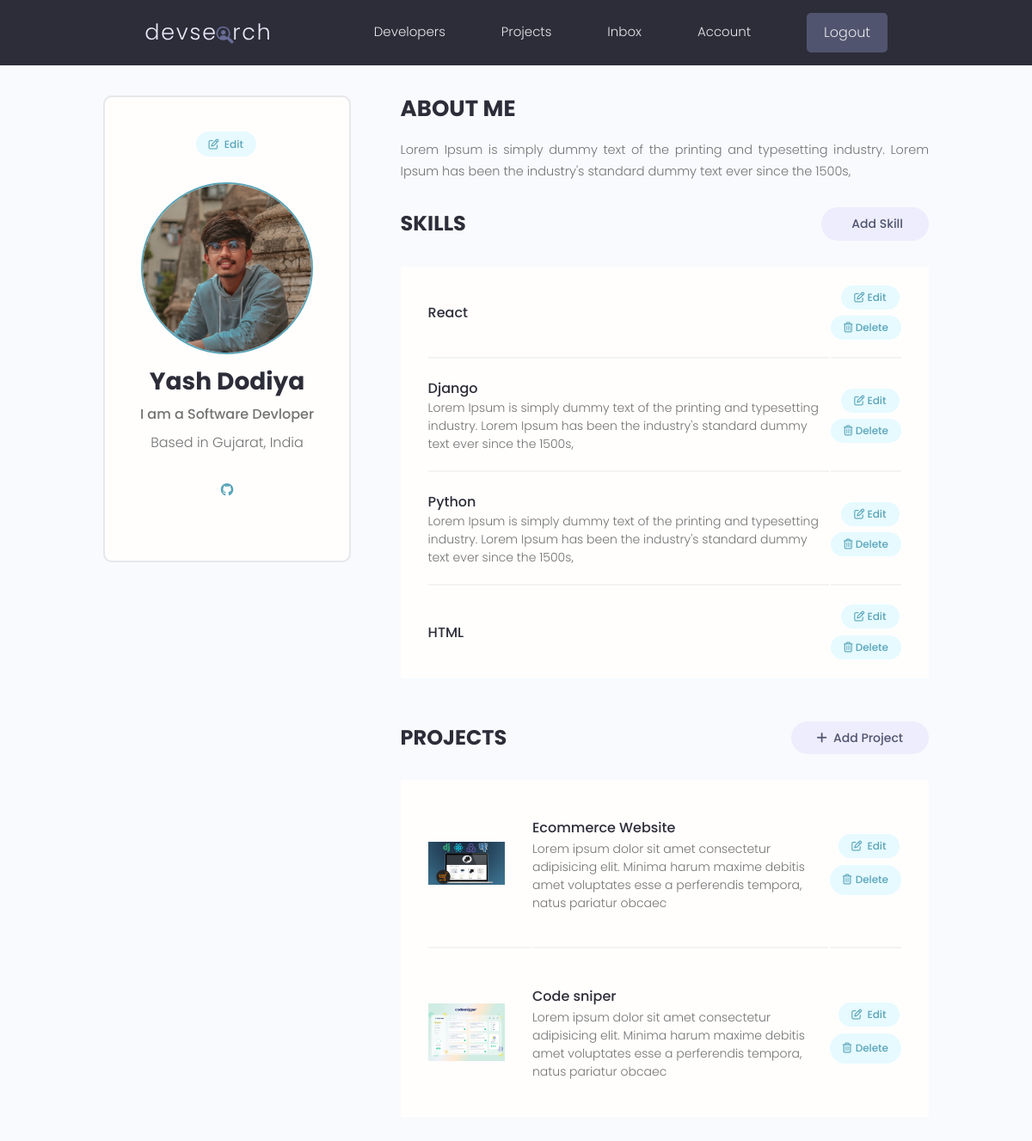
The app's page /account/ (signed in) with its own data.
### users/models.py (models this page shows, shortened)
class Profile(models.Model):
    user = models.OneToOneField(User, on_delete=models.CASCADE, null=True, blank=True)
    name = models.CharField(max_length=200, blank=True, null=True)
    email = models.EmailField(max_length=500, blank=True, null=True)
    username = models.CharField(max_length=200, blank=True, null=True)
    location = models.CharField(max_length=200, blank=True, null=True)
    short_intro = models.CharField(max_length=200, blank=True, null=True)
    bio = models.TextField(blank=True, null=True)
    profile_image = models.ImageField(null=True, blank=True, upload_to='profiles/',default='profiles/user-default.png')
    social_github = models.CharField(max_length=200, blank=True, null=True)
    social_twitter = models.CharField(max_length=200, blank=True, null=True)
    social_linkedin = models.CharField(max_length=200, blank=True, null=True)
    social_website = models.CharField(max_length=200, blank=True, null=True)
    social_youtube = models.CharField(max_length=200, blank=True, null=True)
    created = models.DateTimeField(auto_now_add=True)
    id = models.UUIDField(default=uuid.uuid4, unique=True, primary_key=True, editable=False)

class Skill(models.Model):
    owner = models.ForeignKey(Profile, on_delete=models.CASCADE, null=True, blank=True)
    name = models.CharField(max_length=200, null=True, blank=True)
    description = models.TextField(null=True, blank=True)
    created = models.DateTimeField(auto_now_add=True)
    id = models.UUIDField(default=uuid.uuid4, unique=True, primary_key=True, editable=False)

### projects/models.py (models this page shows, shortened)
class Project(models.Model):
    owner = models.ForeignKey(Profile, null=True, blank=True, on_delete=models.SET_NULL)
    title = models.CharField(max_length=200)
    description = models.TextField(null=True, blank=True)
    featured_image = models.ImageField(null=True, blank=True, default='default.jpg')
    demo_link = models.CharField(max_length=2000, null=True, blank=True)
    source_link = models.CharField(max_length=2000, null=True, blank=True)
    tags = models.ManyToManyField('Tag', blank=True)
    vote_total = models.IntegerField(default=0, null=True, blank=True)
    vote_ratio = models.IntegerField(default=0, null=True, blank=True)
    created = models.DateTimeField(auto_now_add=True)
    id = models.UUIDField(default=uuid.uuid4, unique=True, primary_key=True, editable=False)

### users/views.py (the view)
# urls.py: path('account/', views.userAccount, name="account"),
@login_required(login_url='login')
def userAccount(request):
    profile = request.user.profile
    skills = profile.skill_set.all
    context = {"profile":profile, "skills":skills}
    return render(request, 'users/account.html', context)

### users/templates/users/account.html (shortened to what this page needs)
{% extends 'base.html' %}
{% block content %}
<main class="settingsPage profile my-md">
  <div class="container">
    <div class="layout">
      <div class="column column--1of3">
        <div class="card text-center">
          <div class="card__body dev">
            <a
              class="tag tag--pill tag--main settings__btn"
              href="{% url 'edit-account' %}"
              ><i class="fa-regular fa-pen-to-square"></i>&nbsp; Edit</a
            >
            <img
              class="avatar avatar--xl dev__avatar"
              src="{{profile.profile_image.url}}"
            />
            <h2 class="dev__name">{{profile.name}}</h2>
            <p class="dev__title">{{profile.short_intro}}</p>
            <p class="dev__location">Based in {{profile.location}}</p>
            <ul class="dev__social">
              {% if profile.social_github %}
              <li>
                <a
                  title="Github"
                  href="{{profile.social_github}}"
                  target="_blank"
                  ><i class="fa-brands fa-github"></i
                ></a>
              </li>
              {% endif %}
            </ul>
          </div>
        </div>
      </div>
      <div class="column column--2of3">
        <div class="devInfo">
          <h3 class="devInfo__title">About Me</h3>
          <p class="devInfo__about">{{profile.bio}}</p>
        </div>
        <div class="settings">
          <h3 class="settings__title">Skills</h3>
          <a class="tag tag--pill tag--sub settings__btn tag--lg" href="#"
            > Add Skill</a
          >
        </div>
        <table class="settings__table">
          {% for skill in skills %}
          <tr>
            <td class="settings__tableInfo">
              <h4>{{skill.name}}</h4>
              <p>{{skill.description}}</p>
            </td>
            <td class="settings__tableActions">
              <a class="tag tag--pill tag--main settings__btn" href="#"
                ><i class="fa-regular fa-pen-to-square"></i>&nbsp;Edit</a
              >
              <a class="tag tag--pill tag--main settings__btn" href="#"
                ><i class="fa-regular fa-trash-can"></i>&nbsp;Delete</a
              >
            </td>
          </tr>
          {% endfor %}
        </table>
        <div class="settings">
          <h3 class="settings__title">Projects</h3>
          <a
            class="tag tag--pill tag--sub settings__btn tag--lg"
            href="{% url 'create-project' %}"
            ><i class="fa-solid fa-plus"></i>&nbsp; Add Project</a
          >
        </div>
        <table class="settings__table">
          {% for project in profile.project_set.all %}
          <tr>
            <td class="settings__thumbnail">
              <a href="{% url 'project' project.id %}"
                ><img
                  src="{{project.featured_image.url}}"
                  alt="Project Thumbnail"
              /></a>
            </td>
            <td class="settings__tableInfo">
              <a href="single-project.html">{{project.title}}</a>
              <p>{{project.description|slice:"150"}}</p>
            </td>
            <td class="settings__tableActions">
              <a
                class="tag tag--pill tag--main settings__btn"
                href="{% url 'update-project' project.id %}"
                ><i class="fa-regular fa-pen-to-square"></i>&nbsp; Edit</a
              >
              <a
                class="tag tag--pill tag--main settings__btn"
                href="{% url 'delete-project' project.id %}"
                ><i class="fa-regular fa-trash-can"></i
                ><span>&nbsp;</span>Delete</a
              >
            </td>
          </tr>
          {% endfor %}
        </table>
      </div>
    </div>
  </div>
</main>
{% endblock %}

### static/styles/app.css (style rules this page uses)
:root { --color-sub: #2d2d39; }
.card { border: 2px solid var(--color-light); }
img { width: 100%; }
.profile .card > .dev { padding: 4rem; }
.dev__avatar { display: block; margin: auto; }
.dev__name { color: var(--color-sub); font-size: 2.8rem; font-weight: 700; margin-top: 1rem; margin-bottom: 0.5rem; }
.dev__title { font-size: 1.6rem; font-weight: 500; line-height: 1.3; }
.dev__location { margin-top: 1rem; }
.dev__social { margin: 3rem 0; list-style: none; display: flex; justify-content: center; gap: 1.5rem; }
.devInfo { margin-bottom: 3rem; }
.devInfo__title, .devInfo__subtitle { font-size: 2.6rem; color: var(--color-sub); text-transform: uppercase; font-weight: 700; margin-bottom: 1.5rem; }
.devInfo__about, .devSkill__info { font-size: 1.45rem; line-height: 1.7; text-align: justify; }
.settingsPage .dev > .settings__btn { display: inline-block; margin-bottom: 3rem; }
.settings { display: flex; justify-content: space-between; align-items: center; }
.settings__title { font-size: 2.4rem; text-transform: uppercase; font-weight: 700; color: var(--color-sub); }
.settings__table { margin-top: 3rem; margin-bottom: 5rem; padding: 0 3rem; background: var(--color-white); }
.settings__table tr { width: 100%; }
.settings__table tr > td { padding: 2rem 0; }
.settings__table tr:not(:last-child) td { border-bottom: 2px solid var(--color-white-light); }
.settings__thumbnail { width: 23%; min-width: 10rem; }
.settings__thumbnail img { padding-right: 3rem; height: 15rem; object-fit: contain; }
.settings__tableInfo { width: 100%; }
.settings__tableInfo h4, .settings__tableInfo a { padding-right: 1rem; width: auto; font-size: 1.6rem; font-weight: 500; color: var(--color-sub); }
.settings__tableInfo p { font-size: 1.4rem; }
.settings__tableActions { text-align: right; }

### static/uikit/styles/modules/_variables.css (style rules this page uses)
:root { --color-main: #5aa5b9; --color-main-light: #e6faff; --color-sub: #3f4156; --color-sub-light: #51546e; --color-sub-lighter: #ededfd; --color-text: #737373; --color-gray: #8b8b8b; --color-light: #e5e7eb; --color-light-gray: #767676; --color-bg: #f8fafd; --color-white: #fffefd; --color-white-light: #f3f3f3; --color-success: #359e64; --color-success-bg: #def8e8; --color-error: #fc4b0b; --color-error-bg: #fff2ee; --font-base: 'Poppins', arial, helvetica, 'Segoe UI', roboto, ubuntu, sans-serif; --font-monospace: 'Fira Code', 'Courier New', courier, monospace; --font-regular: 300; --font-medium: 500; --font-bold: 700; --generic-shadow: 1px 1px 5px #00000010; --generic-transition: all 0.3s ease-in-out; }

### static/uikit/styles/modules/_base.css (style rules this page uses)
* { margin: 0; padding: 0; box-sizing: border-box; text-rendering: optimizeLegibility; color: inherit; font-size: inherit; }
html { font-size: 50%; }
@media only screen and (min-width: 480px) { html { font-size: 56.25%; } }
@media only screen and (min-width: 1200px) { html { font-size: 62.5%; } }
body { line-height: 1.6; font-weight: 400; font-size: 1.5rem; color: var(--color-text); background-color: var(--color-bg); min-height: 100vh; }

### static/uikit/styles/modules/_typography.css (style rules this page uses)
* { font-family: var(--font-base); }
h2 { font-size: 3.6rem; font-weight: var(--font-bold); }
h3 { font-size: 3.2rem; font-weight: var(--font-medium); }
h4 { font-size: 2.8rem; font-weight: var(--font-medium); }
p, span, strong { font-size: 1.6rem; color: var(--color-text); font-weight: var(--font-regular); }
a { padding-bottom: 2px; text-decoration: none; display: inline-block; color: var(--color-main); font-weight: var(--font-medium); }

### static/uikit/styles/modules/_utilities.css (style rules this page uses)
.container { width: 92%; max-width: 165rem; margin: 0 auto; box-sizing: border-box; }
@media screen and (min-width: 1000px) { .container { width: 90%; } }
@media screen and (min-width: 1200px) { .container { width: 80%; } }
.text-center { text-align: center; }
.my-md { margin: 3rem auto; }

### static/uikit/styles/modules/_avatar.css (style rules this page uses)
.avatar { border-radius: 50%; border: 2px solid var(--color-main); object-fit: cover; }
.avatar--xl { height: 20rem; width: 20rem; }

### static/uikit/styles/modules/_card.css (style rules this page uses)
.card { border-radius: 1rem; background-color: var(--color-white); border: 1.5px solid var(--color-light); width: auto; height: auto; margin-top: 0.5rem; margin-bottom: 0.5rem; overflow: hidden; }
.card__body, .card__header { padding: 2rem 2.5rem; }

### static/uikit/styles/modules/_layout.css (style rules this page uses)
.layout { display: flex; flex-flow: row wrap; justify-content: space-between; }
.layout > .column { margin-bottom: 3rem; }
.layout > .column.column--1of3 { flex-basis: 30%; }
.layout > .column.column--2of3 { flex-basis: 64%; }

### records on screen
Profile: profile_image (picture), name "Yash Dodiya", short_intro "I am a Software Devloper", location "Gujarat, India", bio "Lorem Ipsum is simply dummy text of the printing and typesetting industry. Lorem Ipsum has been the industry's standard dummy text ever since the 1500s,"
Skill: name "React"
Skill: name "Django", description "Lorem Ipsum is simply dummy text of the printing and typesetting industry. Lorem Ipsum has been the industry's standard dummy text ever since the 1500s,"
Skill: name "Python", description "Lorem Ipsum is simply dummy text of the printing and typesetting industry. Lorem Ipsum has been the industry's standard dummy text ever since the 1500s,"
Skill: name "HTML"
Project: featured_image (picture), title "Ecommerce Website", description "Lorem ipsum dolor sit amet consectetur adipisicing elit. Minima harum maxime debitis amet voluptates esse a perferendis tempora, natus pariatur obcaec"
Project: featured_image (picture), title "Code sniper", description "Lorem ipsum dolor sit amet consectetur adipisicing elit. Minima harum maxime debitis amet voluptates esse a perferendis tempora, natus pariatur obcaec"
